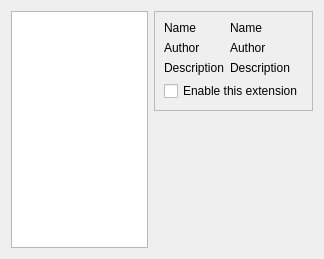
<?xml version="1.0" encoding="UTF-8"?>
<ui version="4.0">
 <class>ExtensionSettings</class>
 <widget class="QWidget" name="ExtensionSettings">
  <property name="geometry">
   <rect>
    <x>0</x>
    <y>0</y>
    <width>324</width>
    <height>259</height>
   </rect>
  </property>
  <property name="windowTitle">
   <string>Form</string>
  </property>
  <layout class="QHBoxLayout" name="horizontalLayout">
   <item>
    <widget class="QListWidget" name="listWidget">
     <property name="minimumSize">
      <size>
       <width>128</width>
       <height>64</height>
      </size>
     </property>
     <property name="maximumSize">
      <size>
       <width>256</width>
       <height>16777215</height>
      </size>
     </property>
    </widget>
   </item>
   <item>
    <widget class="QWidget" name="widget" native="true">
     <layout class="QVBoxLayout" name="verticalLayout_2">
      <property name="margin">
       <number>0</number>
      </property>
      <item>
       <widget class="QFrame" name="frame">
        <property name="frameShape">
         <enum>QFrame::StyledPanel</enum>
        </property>
        <property name="frameShadow">
         <enum>QFrame::Raised</enum>
        </property>
        <layout class="QGridLayout" name="gridLayout">
         <item row="0" column="1">
          <widget class="QLabel" name="label_Name">
           <property name="text">
            <string>Name</string>
           </property>
           <property name="wordWrap">
            <bool>true</bool>
           </property>
           <property name="openExternalLinks">
            <bool>true</bool>
           </property>
          </widget>
         </item>
         <item row="1" column="1">
          <widget class="QLabel" name="label_Author">
           <property name="text">
            <string>Author</string>
           </property>
           <property name="wordWrap">
            <bool>true</bool>
           </property>
           <property name="openExternalLinks">
            <bool>true</bool>
           </property>
          </widget>
         </item>
         <item row="2" column="1">
          <widget class="QLabel" name="label_Description">
           <property name="text">
            <string>Description</string>
           </property>
           <property name="wordWrap">
            <bool>true</bool>
           </property>
           <property name="openExternalLinks">
            <bool>true</bool>
           </property>
          </widget>
         </item>
         <item row="3" column="0" colspan="2">
          <widget class="QCheckBox" name="checkBox_Enabled">
           <property name="text">
            <string>Enable this extension</string>
           </property>
          </widget>
         </item>
         <item row="0" column="0">
          <widget class="QLabel" name="label">
           <property name="sizePolicy">
            <sizepolicy hsizetype="Fixed" vsizetype="Preferred">
             <horstretch>0</horstretch>
             <verstretch>0</verstretch>
            </sizepolicy>
           </property>
           <property name="text">
            <string>Name</string>
           </property>
          </widget>
         </item>
         <item row="1" column="0">
          <widget class="QLabel" name="label_2">
           <property name="sizePolicy">
            <sizepolicy hsizetype="Fixed" vsizetype="Preferred">
             <horstretch>0</horstretch>
             <verstretch>0</verstretch>
            </sizepolicy>
           </property>
           <property name="text">
            <string>Author</string>
           </property>
          </widget>
         </item>
         <item row="2" column="0">
          <widget class="QLabel" name="label_3">
           <property name="sizePolicy">
            <sizepolicy hsizetype="Fixed" vsizetype="Preferred">
             <horstretch>0</horstretch>
             <verstretch>0</verstretch>
            </sizepolicy>
           </property>
           <property name="text">
            <string>Description</string>
           </property>
          </widget>
         </item>
        </layout>
       </widget>
      </item>
      <item>
       <widget class="QStackedWidget" name="stackedWidget"/>
      </item>
     </layout>
    </widget>
   </item>
  </layout>
 </widget>
 <resources/>
 <connections>
  <connection>
   <sender>listWidget</sender>
   <signal>itemClicked(QListWidgetItem*)</signal>
   <receiver>ExtensionSettings</receiver>
   <slot>selectExtension(QListWidgetItem*)</slot>
   <hints>
    <hint type="sourcelabel">
     <x>135</x>
     <y>149</y>
    </hint>
    <hint type="destinationlabel">
     <x>199</x>
     <y>149</y>
    </hint>
   </hints>
  </connection>
  <connection>
   <sender>listWidget</sender>
   <signal>itemActivated(QListWidgetItem*)</signal>
   <receiver>ExtensionSettings</receiver>
   <slot>selectExtension(QListWidgetItem*)</slot>
   <hints>
    <hint type="sourcelabel">
     <x>68</x>
     <y>129</y>
    </hint>
    <hint type="destinationlabel">
     <x>152</x>
     <y>129</y>
    </hint>
   </hints>
  </connection>
  <connection>
   <sender>checkBox_Enabled</sender>
   <signal>stateChanged(int)</signal>
   <receiver>ExtensionSettings</receiver>
   <slot>enableExtension(int)</slot>
   <hints>
    <hint type="sourcelabel">
     <x>228</x>
     <y>89</y>
    </hint>
    <hint type="destinationlabel">
     <x>161</x>
     <y>129</y>
    </hint>
   </hints>
  </connection>
  <connection>
   <sender>listWidget</sender>
   <signal>itemEntered(QListWidgetItem*)</signal>
   <receiver>ExtensionSettings</receiver>
   <slot>selectExtension(QListWidgetItem*)</slot>
   <hints>
    <hint type="sourcelabel">
     <x>72</x>
     <y>129</y>
    </hint>
    <hint type="destinationlabel">
     <x>161</x>
     <y>129</y>
    </hint>
   </hints>
  </connection>
  <connection>
   <sender>listWidget</sender>
   <signal>itemPressed(QListWidgetItem*)</signal>
   <receiver>ExtensionSettings</receiver>
   <slot>selectExtension(QListWidgetItem*)</slot>
   <hints>
    <hint type="sourcelabel">
     <x>72</x>
     <y>129</y>
    </hint>
    <hint type="destinationlabel">
     <x>161</x>
     <y>129</y>
    </hint>
   </hints>
  </connection>
 </connections>
 <slots>
  <slot>selectExtension(QListWidgetItem*)</slot>
  <slot>enableExtension(int)</slot>
 </slots>
</ui>
